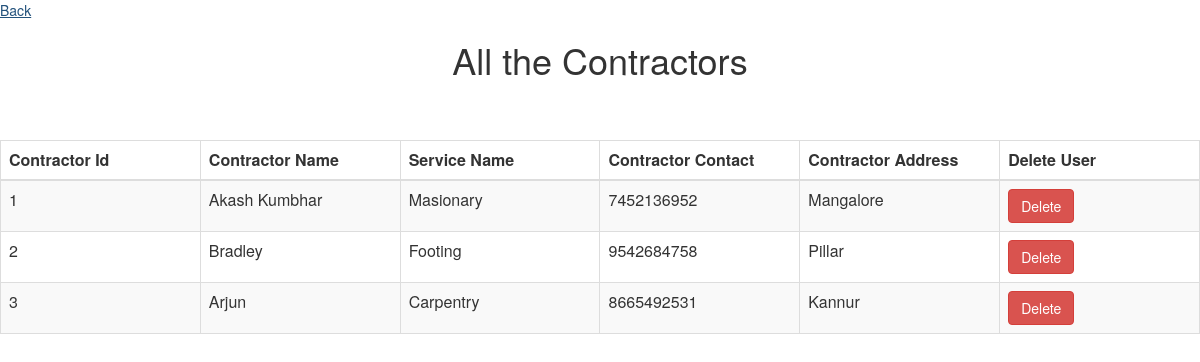
The app's page /admin/view_contractors.php with its own data.
### tables this page shows
CREATE TABLE `contractors` (
  `c_id` int(11) NOT NULL,
  `service_id` int(11) NOT NULL,
  `c_name` varchar(30) NOT NULL,
  `c_contact` varchar(30) NOT NULL,
  `c_address` varchar(50) NOT NULL
);

CREATE TABLE `services` (
  `service_id` int(10) NOT NULL,
  `service_name` varchar(30) NOT NULL,
  `service_info` varchar(1000) NOT NULL,
  `service_pic` varchar(1000) NOT NULL
);

### admin/view_contractors.php (the view, shortened to what this page needs)
<html>
<head lang="en">
    <link type="text/css" rel="stylesheet" href="css\bootstrap.css">
</head>
<body>
  <a class=".btn-primary" href="index.php">Back</a>
<div class="table-scrol">
    <h1 align="center">All the Contractors</h1>
<div class="table-responsive">
    <table class="table table-bordered table-hover table-striped" style="table-layout: fixed">
        <thead>
        <tr>
            <th>Contractor Id</th>
            <th>Contractor Name</th>
			<th>Service Name</th>
            <th>Contractor Contact</th>
			<th>Contractor Address</th>
            <th>Delete User</th>
        </tr>
        </thead>
        <?php
        include("../database/db_conection.php");
        $view_users_query="SELECT c.c_id,s.service_name,c.c_name,c.c_contact,c.c_address FROM contractors c
		INNER JOIN services s ON c.service_id=s.service_id;";
        $run=mysqli_query($dbcon,$view_users_query);
        while($row=mysqli_fetch_array($run))
        {
            $cid=$row[0];
            $sname=$row[1];
            $cname=$row[2];
			$contact=$row[3];
			$add=$row[4];
        ?>
        <tr>
            <td><?php echo $cid;  ?></td>
            <td><?php echo $cname;  ?></td>
			 <td><?php echo $sname;  ?></td>
			<td><?php echo $contact;  ?></td>
			<td><?php echo $add;  ?></td>
            <td><a href="delete.php?del=<?php echo $user_id ?>"><button class="btn btn-danger">Delete</button></a></td>
        </tr>
        <?php } ?>
    </table>
        </div>
</div>
</body>
</html>

### admin/view_contractors.php (style rules this page uses)
.table { margin-top: 50px; }

### records on screen
contractors: c_id "1", c_name "Akash Kumbhar", service.service_name "Masionary", c_contact "7452136952", c_address "Mangalore"
contractors: c_id "2", c_name "Bradley", service.service_name "Footing", c_contact "9542684758", c_address "Pillar"
contractors: c_id "3", c_name "Arjun", service.service_name "Carpentry", c_contact "8665492531", c_address "Kannur"
